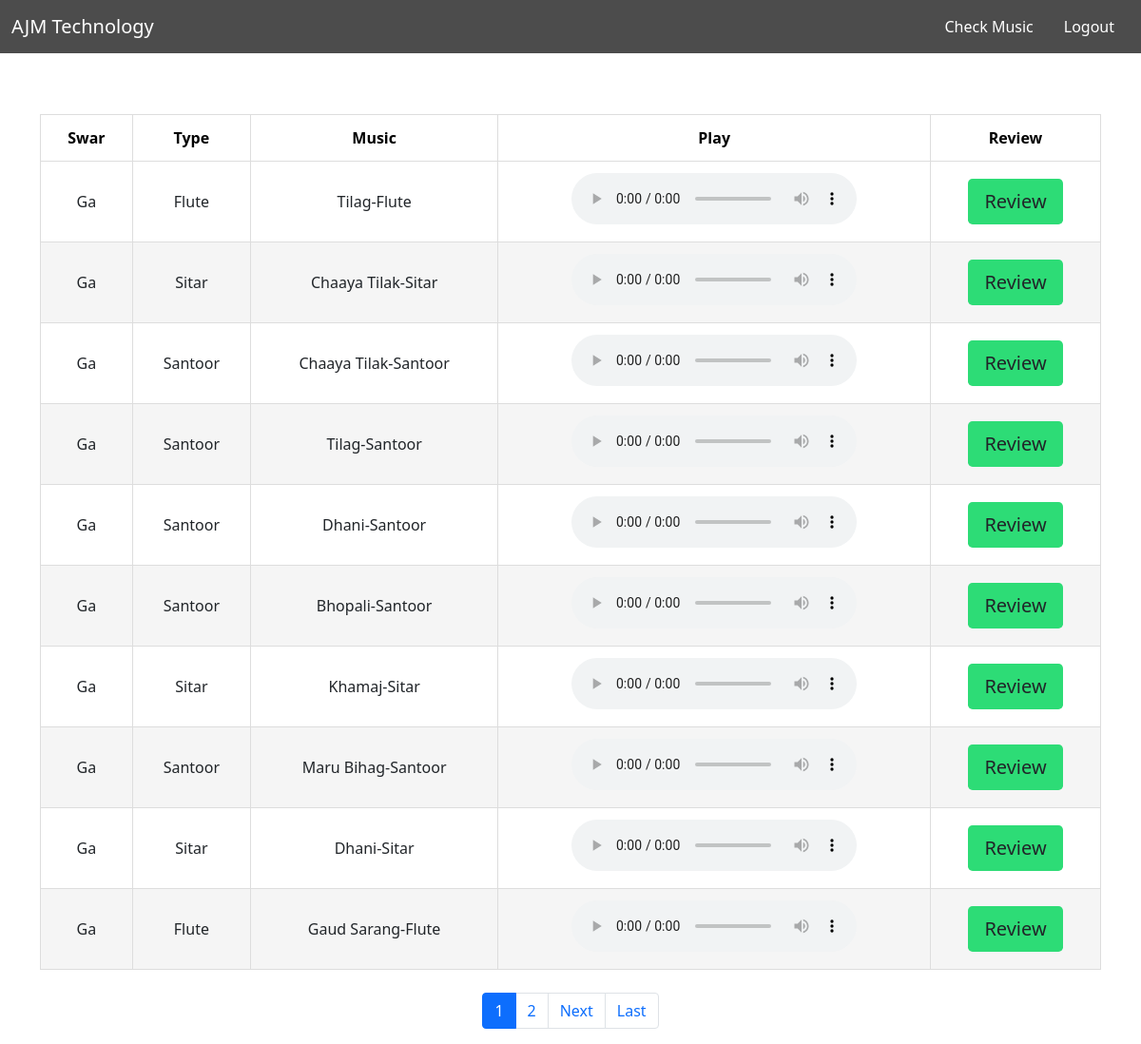
The app's page /table (signed in) with its own data.
### loginapp/models.py (models this page shows, shortened)
class Recommendation(models.Model):
    user=models.CharField(default='',max_length=100,null=False,blank=False)
    music_id=models.IntegerField(blank=True,null=True)
    raag=models.CharField(blank=False,null=False,max_length=100)
    type=models.CharField(blank=False,null=False,max_length=100)
    music=models.CharField(blank=False,null=False,max_length=100)
    music_path=models.CharField(blank=False,null=False,max_length=100,default='')
    createdAt=models.DateTimeField(blank=False,null=False,default=datetime.datetime.now())
    objects=models.Manager()

### loginapp/views.py (the view, shortened to what this page needs)
# urls.py: path("table", recom, name="recom"),
def recom(request):
    user=request.user
    if request.user.is_anonymous:
        return redirect("/login")
    content=Recommendation.objects.filter(user=user)
    p=Paginator(Recommendation.objects.filter(user=user).order_by('-createdAt'),10)
    page_num=request.GET.get('page')
    print("page",page_num)
    page=p.get_page(page_num)
    print(page)
    return render(request, 'recom.html',{"content":page})

### templates/recom.html (shortened to what this page needs)
<!DOCTYPE html>
<html lang="en">
<head>
</head>
<link href="https://cdn.jsdelivr.net/npm/bootstrap@5.1.3/dist/css/bootstrap.min.css" rel="stylesheet">
<body>
    <nav class="navbar navbar-expand-lg navbar-dark  fixed-top">
        <div class="container-fluid">
            <a class="navbar-brand" href="/">AJM Technology</a>
            <div class="collapse navbar-collapse" id="navbarSupportedContent">
                {% if user.is_authenticated %}
                <div class="d-flex">
                    <a class="nav-link" aria-current="page" style="color: white;" href="/form">Check Music</a>
                    <a class="nav-link" aria-current="page" style="color: white;" href="/logout">Logout</a>
                </div>
                {% else %}
                <div class="d-flex">
                    <a class="nav-link" aria-current="page" style="color: white;" href="/signup">Register</a>
                    <a class="nav-link" aria-current="page" style="color: white;" href="/login">Login</a>
                </div>
                {% endif %}
            </div>
        </div>
    </nav>
    <br/>
    <br/>
    <br/>
    <div class="container d-flex justify-content-center mt-5">
        <table class="table1 table-hover">
            <thead class="table-success">
                <tr>
                    <th scope="col">Swar</th>
                    <th scope="col">Type</th>
                    <th scope="col">Music</th>
                    <th scope="col">Play</th>
                    <th scope="col">Review</th>
                </tr>
            </thead>
            <tbody>
                {% for i in content %}
                <tr>
                    <td scope="row" data-label="Raag">{{i.raag}}</td>
                    <td data-label="Before">{{i.type}}</td>
                    <td data-label="Before">
                        {{i.music}}
                    </td>
                    <td data-label="Audio">
                        <audio controls>
                        <source src="/static/music/{{i.music_path}}.mp3" type="audio/mpeg">
                      </audio>
                    </td>
                    <td data-label="Review"><a href="/review/{{i.music_id}}"><button class="btn btn-lg">Review</button></a></td>
                </tr>
                {% endfor %}
            </tbody>
        </table>
    </div>
    <br/>
    <nav aria-label="Page navigation example mt-5">
        <ul class="pagination  justify-content-center">
            <li class="page-item active"><a class="page-link" href="?page={{content.number}}">{{content.number}}</a></li>
            {% if content.has_next %}
            <li class="page-item "><a class="page-link" href="?page={{ content.next_page_number }}">{{content.next_page_number}}</a></li>
            {% endif %}
            {% if content.has_next %}
            <li class="page-item">
                <a class="page-link" href="?page={{ content.next_page_number }}" aria-label="Next">
                    <span aria-hidden="true">Next</span>
                </a>
            </li>
            <li class="page-item">
                <a class="page-link" href="?page={{ content.paginator.num_pages }}" aria-label="Last">
                    <span aria-hidden="true">Last</span>
                </a>
            </li>
            {% endif %}
        </ul>
    </nav>
</body>
</html>

### templates/recom.html (style rules this page uses)
.table1 { width: 100%; }
.table1 td, .table1 th { border: 1px solid #ddd; padding: 12px 15px; text-align: center; font-size: 16px; }
.table1 th { color: black; }
.table1 tbody tr:nth-child(even) { background-color: #f5f5f5; }
.navbar { background: rgb(0, 0, 0, 0.7) url('/static/images/music3.jpg') !important; background-repeat: no-repeat !important; background-size: cover !important; background-blend-mode: darken !important; }
.btn { background-color: #2ddc76; }

### records on screen
Recommendation: raag "Ga", type "Flute", music "Tilag-Flute"
Recommendation: raag "Ga", type "Sitar", music "Chaaya Tilak-Sitar"
Recommendation: raag "Ga", type "Santoor", music "Chaaya Tilak-Santoor"
Recommendation: raag "Ga", type "Santoor", music "Tilag-Santoor"
Recommendation: raag "Ga", type "Santoor", music "Dhani-Santoor"
Recommendation: raag "Ga", type "Santoor", music "Bhopali-Santoor"
Recommendation: raag "Ga", type "Sitar", music "Khamaj-Sitar"
Recommendation: raag "Ga", type "Santoor", music "Maru Bihag-Santoor"
Recommendation: raag "Ga", type "Sitar", music "Dhani-Sitar"
Recommendation: raag "Ga", type "Flute", music "Gaud Sarang-Flute"

### other values on screen
{{ content.number }} "1"
{{ content.next_page_number }} "2"
